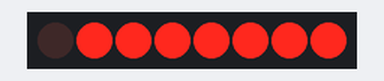
Recording of a sketch running on a simulated Arduino Uno, built with avr-gcc and run on an emulated ATmega328P. Parts: 8 port-expander outputs drawn as a row of LEDs (first output left, lit = HIGH). Wiring (inferred from the names in the program): PCF8574 port expander at I2C address 0x20. Wiring (inferred from the signals the program sends): row of LEDs: on Q0, Q1, Q2, Q3, Q4, Q5, Q6, Q7.

Above: at 0.1 s.
At 2.7 s:
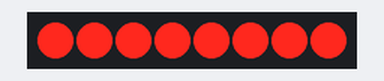
Timing chart, 0 to 3.0 s (numbered marks = the images above):
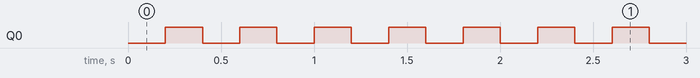

Measured:
- by itself, Q0: alternates HIGH for 0.20 s and LOW for 0.20 s

The sketch:

testy_z_ekspanderem_pcf.ino
```cpp
#include <avr/io.h>
#include <util/delay.h>

// Adres PCF8574N (ustawiony wedlug ustawienia pinow A0, A1, A2 na układzie)
#define PCF8574_ADDRESS 0x20

//Definicje pinow uzytych w PCF8574
#define D0 0 //P0
#define D1 1
#define D2 2
#define D3 3
#define D4 4
#define D5 5
#define D6 6
#define D7 7 //P7

// Funkcja inicjalizujaca magistralę I2C
void I2C_Init() {
    // Ustawienie predkosci magistrali I2C na 100kHz (dla zegara 16MHz)
    TWSR = 0x00; // Preskaler = 1
    TWBR = 0x48; // Predkosc = 16MHz / (16 + 2*TWBR*Prescaler) -> 100kHz
    TWCR = (1 << TWEN); // Wlaczenie TWI
}

// Funkcja rozpoczęcia transmisji I2C
void I2C_Start() {
    TWCR = (1 << TWSTA) | (1 << TWEN) | (1 << TWINT); // Start
    while (!(TWCR & (1 << TWINT))); // Czekaj na zakonczenie transmisji
}

// Funkcja zatrzymania transmisji I2C
void I2C_Stop() {
    TWCR = (1 << TWSTO) | (1 << TWEN) | (1 << TWINT); // Stop
}

// Funkcja wysyłania danych przez I2C
void I2C_Write(uint8_t data) {
    TWDR = data; // Ładuj dane do rejestru
    TWCR = (1 << TWEN) | (1 << TWINT); // Rozpocznij transmisje
    while (!(TWCR & (1 << TWINT))); // Czekaj na zakonczenie transmisji
}

// Funkcja komunikacji z PCF8574 - zapis wartosci na piny
void PCF8574_Write(uint8_t data) {
    I2C_Start();
    I2C_Write(PCF8574_ADDRESS << 1); // wyslanie adresu ukladu z bitem zapisu (R/W = 0)
    I2C_Write(data);                 // wyslanie danych
    I2C_Stop();

}

//Funkcja komunikacji z PCF8574 - odczyt wartosci z pinow
uint8_t PCF8574_Read() {
    uint8_t data;
    I2C_Start();
    I2C_Write((PCF8574_ADDRESS << 1) | 1); // wyslanie adresu ukladu z bitem odczytu (R/W = 1)
    TWCR = (1 << TWEN) | (1 << TWINT);     // oczekiwanie na dane
    while (!(TWCR & (1 << TWINT)));
    data = TWDR;                           // pobranie danych
    I2C_Stop();
    return data;
}

//Funkcja glowna
int main() {
    I2C_Init();

    while (1) {
      PCF8574_Write(1<<D0);
      _delay_ms(200);
      PCF8574_Write(0<<D0);
      _delay_ms(200);
    }

    return 0;
}
```
